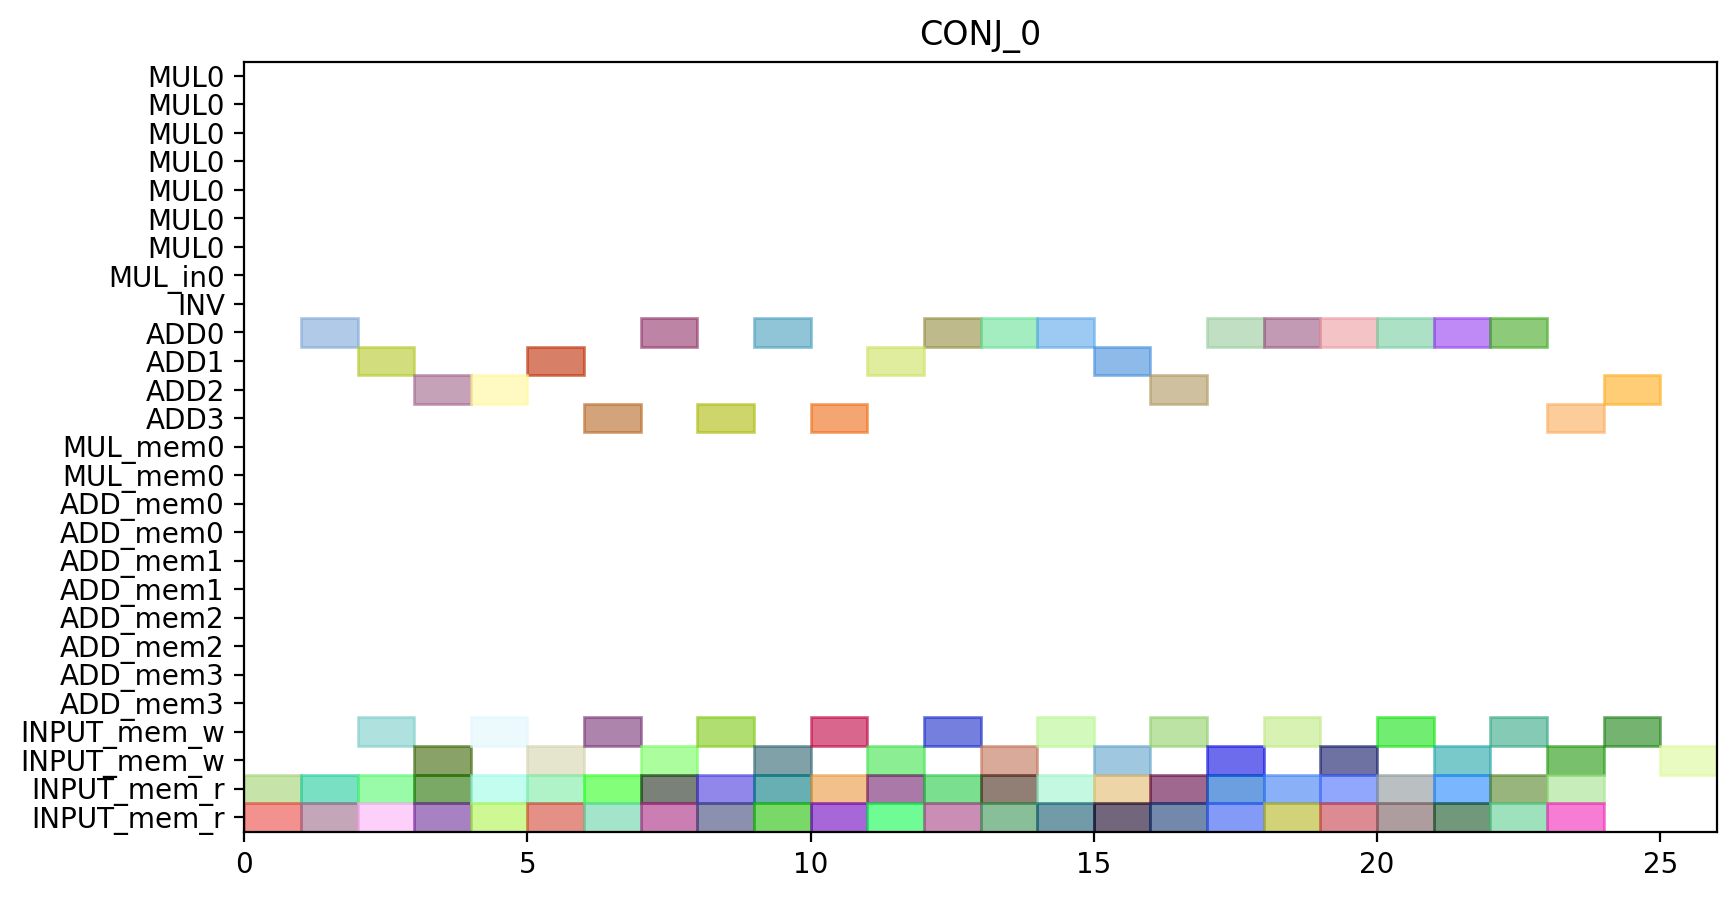

The script that drew this image:
from pyschedule import Scenario, solvers, plotters, alt


def solve():
	horizon = 90
	S = Scenario("CONJ_0", horizon=horizon)

	# resource
	MUL = S.Resources('MUL', num=1, size=7)
	MUL_in = S.Resources('MUL_in', num=1)
	INV = S.Resource('INV')
	ADD = S.Resources('ADD', num=4, periods=range(1, horizon))
	MUL_mem = S.Resources('MUL_mem', num=1, size=2)
	ADD_mem = S.Resources('ADD_mem', num=4, size=2)
	INPUT_mem_w = S.Resource('INPUT_mem_w', size=2)
	INPUT_mem_r = S.Resource('INPUT_mem_r', size=2)

	# result of previous scheduling

	# new tasks
	c0000 = S.Task('c0000', length=1, delay_cost=1)
	c0000 += alt(ADD)

	S += 0<c0000

	c0000_mem0 = S.Task('c0000_mem0', length=1, delay_cost=1)
	c0000_mem0 += INPUT_mem_r
	S += c0000_mem0 <= c0000

	c0000_mem1 = S.Task('c0000_mem1', length=1, delay_cost=1)
	c0000_mem1 += INPUT_mem_r
	S += c0000_mem1 <= c0000

	c0000_w = S.Task('c0000_w', length=1, delay_cost=1)
	c0000_w += alt(INPUT_mem_w)
	S += c0000 <= c0000_w

	c0001 = S.Task('c0001', length=1, delay_cost=1)
	c0001 += alt(ADD)

	S += 0<c0001

	c0001_mem0 = S.Task('c0001_mem0', length=1, delay_cost=1)
	c0001_mem0 += INPUT_mem_r
	S += c0001_mem0 <= c0001

	c0001_mem1 = S.Task('c0001_mem1', length=1, delay_cost=1)
	c0001_mem1 += INPUT_mem_r
	S += c0001_mem1 <= c0001

	c0001_w = S.Task('c0001_w', length=1, delay_cost=1)
	c0001_w += alt(INPUT_mem_w)
	S += c0001 <= c0001_w

	c0010 = S.Task('c0010', length=1, delay_cost=1)
	c0010 += alt(ADD)

	S += 0<c0010

	c0010_mem0 = S.Task('c0010_mem0', length=1, delay_cost=1)
	c0010_mem0 += INPUT_mem_r
	S += c0010_mem0 <= c0010

	c0010_mem1 = S.Task('c0010_mem1', length=1, delay_cost=1)
	c0010_mem1 += INPUT_mem_r
	S += c0010_mem1 <= c0010

	c0010_w = S.Task('c0010_w', length=1, delay_cost=1)
	c0010_w += alt(INPUT_mem_w)
	S += c0010 <= c0010_w

	c0011 = S.Task('c0011', length=1, delay_cost=1)
	c0011 += alt(ADD)

	S += 0<c0011

	c0011_mem0 = S.Task('c0011_mem0', length=1, delay_cost=1)
	c0011_mem0 += INPUT_mem_r
	S += c0011_mem0 <= c0011

	c0011_mem1 = S.Task('c0011_mem1', length=1, delay_cost=1)
	c0011_mem1 += INPUT_mem_r
	S += c0011_mem1 <= c0011

	c0011_w = S.Task('c0011_w', length=1, delay_cost=1)
	c0011_w += alt(INPUT_mem_w)
	S += c0011 <= c0011_w

	c0100 = S.Task('c0100', length=1, delay_cost=1)
	c0100 += alt(ADD)

	S += 0<c0100

	c0100_mem0 = S.Task('c0100_mem0', length=1, delay_cost=1)
	c0100_mem0 += INPUT_mem_r
	S += c0100_mem0 <= c0100

	c0100_mem1 = S.Task('c0100_mem1', length=1, delay_cost=1)
	c0100_mem1 += INPUT_mem_r
	S += c0100_mem1 <= c0100

	c0100_w = S.Task('c0100_w', length=1, delay_cost=1)
	c0100_w += alt(INPUT_mem_w)
	S += c0100 <= c0100_w

	c0101 = S.Task('c0101', length=1, delay_cost=1)
	c0101 += alt(ADD)

	S += 0<c0101

	c0101_mem0 = S.Task('c0101_mem0', length=1, delay_cost=1)
	c0101_mem0 += INPUT_mem_r
	S += c0101_mem0 <= c0101

	c0101_mem1 = S.Task('c0101_mem1', length=1, delay_cost=1)
	c0101_mem1 += INPUT_mem_r
	S += c0101_mem1 <= c0101

	c0101_w = S.Task('c0101_w', length=1, delay_cost=1)
	c0101_w += alt(INPUT_mem_w)
	S += c0101 <= c0101_w

	c0110 = S.Task('c0110', length=1, delay_cost=1)
	c0110 += alt(ADD)

	S += 0<c0110

	c0110_mem0 = S.Task('c0110_mem0', length=1, delay_cost=1)
	c0110_mem0 += INPUT_mem_r
	S += c0110_mem0 <= c0110

	c0110_mem1 = S.Task('c0110_mem1', length=1, delay_cost=1)
	c0110_mem1 += INPUT_mem_r
	S += c0110_mem1 <= c0110

	c0110_w = S.Task('c0110_w', length=1, delay_cost=1)
	c0110_w += alt(INPUT_mem_w)
	S += c0110 <= c0110_w

	c0111 = S.Task('c0111', length=1, delay_cost=1)
	c0111 += alt(ADD)

	S += 0<c0111

	c0111_mem0 = S.Task('c0111_mem0', length=1, delay_cost=1)
	c0111_mem0 += INPUT_mem_r
	S += c0111_mem0 <= c0111

	c0111_mem1 = S.Task('c0111_mem1', length=1, delay_cost=1)
	c0111_mem1 += INPUT_mem_r
	S += c0111_mem1 <= c0111

	c0111_w = S.Task('c0111_w', length=1, delay_cost=1)
	c0111_w += alt(INPUT_mem_w)
	S += c0111 <= c0111_w

	c0200 = S.Task('c0200', length=1, delay_cost=1)
	c0200 += alt(ADD)

	S += 0<c0200

	c0200_mem0 = S.Task('c0200_mem0', length=1, delay_cost=1)
	c0200_mem0 += INPUT_mem_r
	S += c0200_mem0 <= c0200

	c0200_mem1 = S.Task('c0200_mem1', length=1, delay_cost=1)
	c0200_mem1 += INPUT_mem_r
	S += c0200_mem1 <= c0200

	c0200_w = S.Task('c0200_w', length=1, delay_cost=1)
	c0200_w += alt(INPUT_mem_w)
	S += c0200 <= c0200_w

	c0201 = S.Task('c0201', length=1, delay_cost=1)
	c0201 += alt(ADD)

	S += 0<c0201

	c0201_mem0 = S.Task('c0201_mem0', length=1, delay_cost=1)
	c0201_mem0 += INPUT_mem_r
	S += c0201_mem0 <= c0201

	c0201_mem1 = S.Task('c0201_mem1', length=1, delay_cost=1)
	c0201_mem1 += INPUT_mem_r
	S += c0201_mem1 <= c0201

	c0201_w = S.Task('c0201_w', length=1, delay_cost=1)
	c0201_w += alt(INPUT_mem_w)
	S += c0201 <= c0201_w

	c0210 = S.Task('c0210', length=1, delay_cost=1)
	c0210 += alt(ADD)

	S += 0<c0210

	c0210_mem0 = S.Task('c0210_mem0', length=1, delay_cost=1)
	c0210_mem0 += INPUT_mem_r
	S += c0210_mem0 <= c0210

	c0210_mem1 = S.Task('c0210_mem1', length=1, delay_cost=1)
	c0210_mem1 += INPUT_mem_r
	S += c0210_mem1 <= c0210

	c0210_w = S.Task('c0210_w', length=1, delay_cost=1)
	c0210_w += alt(INPUT_mem_w)
	S += c0210 <= c0210_w

	c0211 = S.Task('c0211', length=1, delay_cost=1)
	c0211 += alt(ADD)

	S += 0<c0211

	c0211_mem0 = S.Task('c0211_mem0', length=1, delay_cost=1)
	c0211_mem0 += INPUT_mem_r
	S += c0211_mem0 <= c0211

	c0211_mem1 = S.Task('c0211_mem1', length=1, delay_cost=1)
	c0211_mem1 += INPUT_mem_r
	S += c0211_mem1 <= c0211

	c0211_w = S.Task('c0211_w', length=1, delay_cost=1)
	c0211_w += alt(INPUT_mem_w)
	S += c0211 <= c0211_w

	c1000 = S.Task('c1000', length=1, delay_cost=1)
	c1000 += alt(ADD)

	S += 0<c1000

	c1000_mem0 = S.Task('c1000_mem0', length=1, delay_cost=1)
	c1000_mem0 += INPUT_mem_r
	S += c1000_mem0 <= c1000

	c1000_mem1 = S.Task('c1000_mem1', length=1, delay_cost=1)
	c1000_mem1 += INPUT_mem_r
	S += c1000_mem1 <= c1000

	c1000_w = S.Task('c1000_w', length=1, delay_cost=1)
	c1000_w += alt(INPUT_mem_w)
	S += c1000 <= c1000_w

	c1001 = S.Task('c1001', length=1, delay_cost=1)
	c1001 += alt(ADD)

	S += 0<c1001

	c1001_mem0 = S.Task('c1001_mem0', length=1, delay_cost=1)
	c1001_mem0 += INPUT_mem_r
	S += c1001_mem0 <= c1001

	c1001_mem1 = S.Task('c1001_mem1', length=1, delay_cost=1)
	c1001_mem1 += INPUT_mem_r
	S += c1001_mem1 <= c1001

	c1001_w = S.Task('c1001_w', length=1, delay_cost=1)
	c1001_w += alt(INPUT_mem_w)
	S += c1001 <= c1001_w

	c1010 = S.Task('c1010', length=1, delay_cost=1)
	c1010 += alt(ADD)

	S += 0<c1010

	c1010_mem0 = S.Task('c1010_mem0', length=1, delay_cost=1)
	c1010_mem0 += INPUT_mem_r
	S += c1010_mem0 <= c1010

	c1010_mem1 = S.Task('c1010_mem1', length=1, delay_cost=1)
	c1010_mem1 += INPUT_mem_r
	S += c1010_mem1 <= c1010

	c1010_w = S.Task('c1010_w', length=1, delay_cost=1)
	c1010_w += alt(INPUT_mem_w)
	S += c1010 <= c1010_w

	c1011 = S.Task('c1011', length=1, delay_cost=1)
	c1011 += alt(ADD)

	S += 0<c1011

	c1011_mem0 = S.Task('c1011_mem0', length=1, delay_cost=1)
	c1011_mem0 += INPUT_mem_r
	S += c1011_mem0 <= c1011

	c1011_mem1 = S.Task('c1011_mem1', length=1, delay_cost=1)
	c1011_mem1 += INPUT_mem_r
	S += c1011_mem1 <= c1011

	c1011_w = S.Task('c1011_w', length=1, delay_cost=1)
	c1011_w += alt(INPUT_mem_w)
	S += c1011 <= c1011_w

	c1100 = S.Task('c1100', length=1, delay_cost=1)
	c1100 += alt(ADD)

	S += 0<c1100

	c1100_mem0 = S.Task('c1100_mem0', length=1, delay_cost=1)
	c1100_mem0 += INPUT_mem_r
	S += c1100_mem0 <= c1100

	c1100_mem1 = S.Task('c1100_mem1', length=1, delay_cost=1)
	c1100_mem1 += INPUT_mem_r
	S += c1100_mem1 <= c1100

	c1100_w = S.Task('c1100_w', length=1, delay_cost=1)
	c1100_w += alt(INPUT_mem_w)
	S += c1100 <= c1100_w

	c1101 = S.Task('c1101', length=1, delay_cost=1)
	c1101 += alt(ADD)

	S += 0<c1101

	c1101_mem0 = S.Task('c1101_mem0', length=1, delay_cost=1)
	c1101_mem0 += INPUT_mem_r
	S += c1101_mem0 <= c1101

	c1101_mem1 = S.Task('c1101_mem1', length=1, delay_cost=1)
	c1101_mem1 += INPUT_mem_r
	S += c1101_mem1 <= c1101

	c1101_w = S.Task('c1101_w', length=1, delay_cost=1)
	c1101_w += alt(INPUT_mem_w)
	S += c1101 <= c1101_w

	c1110 = S.Task('c1110', length=1, delay_cost=1)
	c1110 += alt(ADD)

	S += 0<c1110

	c1110_mem0 = S.Task('c1110_mem0', length=1, delay_cost=1)
	c1110_mem0 += INPUT_mem_r
	S += c1110_mem0 <= c1110

	c1110_mem1 = S.Task('c1110_mem1', length=1, delay_cost=1)
	c1110_mem1 += INPUT_mem_r
	S += c1110_mem1 <= c1110

	c1110_w = S.Task('c1110_w', length=1, delay_cost=1)
	c1110_w += alt(INPUT_mem_w)
	S += c1110 <= c1110_w

	c1111 = S.Task('c1111', length=1, delay_cost=1)
	c1111 += alt(ADD)

	S += 0<c1111

	c1111_mem0 = S.Task('c1111_mem0', length=1, delay_cost=1)
	c1111_mem0 += INPUT_mem_r
	S += c1111_mem0 <= c1111

	c1111_mem1 = S.Task('c1111_mem1', length=1, delay_cost=1)
	c1111_mem1 += INPUT_mem_r
	S += c1111_mem1 <= c1111

	c1111_w = S.Task('c1111_w', length=1, delay_cost=1)
	c1111_w += alt(INPUT_mem_w)
	S += c1111 <= c1111_w

	c1200 = S.Task('c1200', length=1, delay_cost=1)
	c1200 += alt(ADD)

	S += 0<c1200

	c1200_mem0 = S.Task('c1200_mem0', length=1, delay_cost=1)
	c1200_mem0 += INPUT_mem_r
	S += c1200_mem0 <= c1200

	c1200_mem1 = S.Task('c1200_mem1', length=1, delay_cost=1)
	c1200_mem1 += INPUT_mem_r
	S += c1200_mem1 <= c1200

	c1200_w = S.Task('c1200_w', length=1, delay_cost=1)
	c1200_w += alt(INPUT_mem_w)
	S += c1200 <= c1200_w

	c1201 = S.Task('c1201', length=1, delay_cost=1)
	c1201 += alt(ADD)

	S += 0<c1201

	c1201_mem0 = S.Task('c1201_mem0', length=1, delay_cost=1)
	c1201_mem0 += INPUT_mem_r
	S += c1201_mem0 <= c1201

	c1201_mem1 = S.Task('c1201_mem1', length=1, delay_cost=1)
	c1201_mem1 += INPUT_mem_r
	S += c1201_mem1 <= c1201

	c1201_w = S.Task('c1201_w', length=1, delay_cost=1)
	c1201_w += alt(INPUT_mem_w)
	S += c1201 <= c1201_w

	c1210 = S.Task('c1210', length=1, delay_cost=1)
	c1210 += alt(ADD)

	S += 0<c1210

	c1210_mem0 = S.Task('c1210_mem0', length=1, delay_cost=1)
	c1210_mem0 += INPUT_mem_r
	S += c1210_mem0 <= c1210

	c1210_mem1 = S.Task('c1210_mem1', length=1, delay_cost=1)
	c1210_mem1 += INPUT_mem_r
	S += c1210_mem1 <= c1210

	c1210_w = S.Task('c1210_w', length=1, delay_cost=1)
	c1210_w += alt(INPUT_mem_w)
	S += c1210 <= c1210_w

	c1211 = S.Task('c1211', length=1, delay_cost=1)
	c1211 += alt(ADD)

	S += 0<c1211

	c1211_mem0 = S.Task('c1211_mem0', length=1, delay_cost=1)
	c1211_mem0 += INPUT_mem_r
	S += c1211_mem0 <= c1211

	c1211_mem1 = S.Task('c1211_mem1', length=1, delay_cost=1)
	c1211_mem1 += INPUT_mem_r
	S += c1211_mem1 <= c1211

	c1211_w = S.Task('c1211_w', length=1, delay_cost=1)
	c1211_w += alt(INPUT_mem_w)
	S += c1211 <= c1211_w

	solvers.mip.solve(S,msg=1,kind='CPLEX',ratio_gap=1.01)

	solution = [['hoge']*len(S.solution()[1]) for i in range(len(S.solution()))]
	for i in range(len(S.solution())):
		for j in range(len(S.solution()[i])):
			solution[i][j]=str(S.solution()[i][j])
	print(solution)

	cycles = int(solution[-1][3])

	pic_file_name = "/mnt/rose/usr1/fukuda/pairing_automation_design2/bls24-509/scheduling/CONJ_mul1_add4/CONJ_0.png"
	if(S.solution() != []):
		plotters.matplotlib.plot(S,img_filename=pic_file_name, vertical_text=True, fig_size=(cycles*0.25+3, 5), show_task_labels=False)

	return solution
